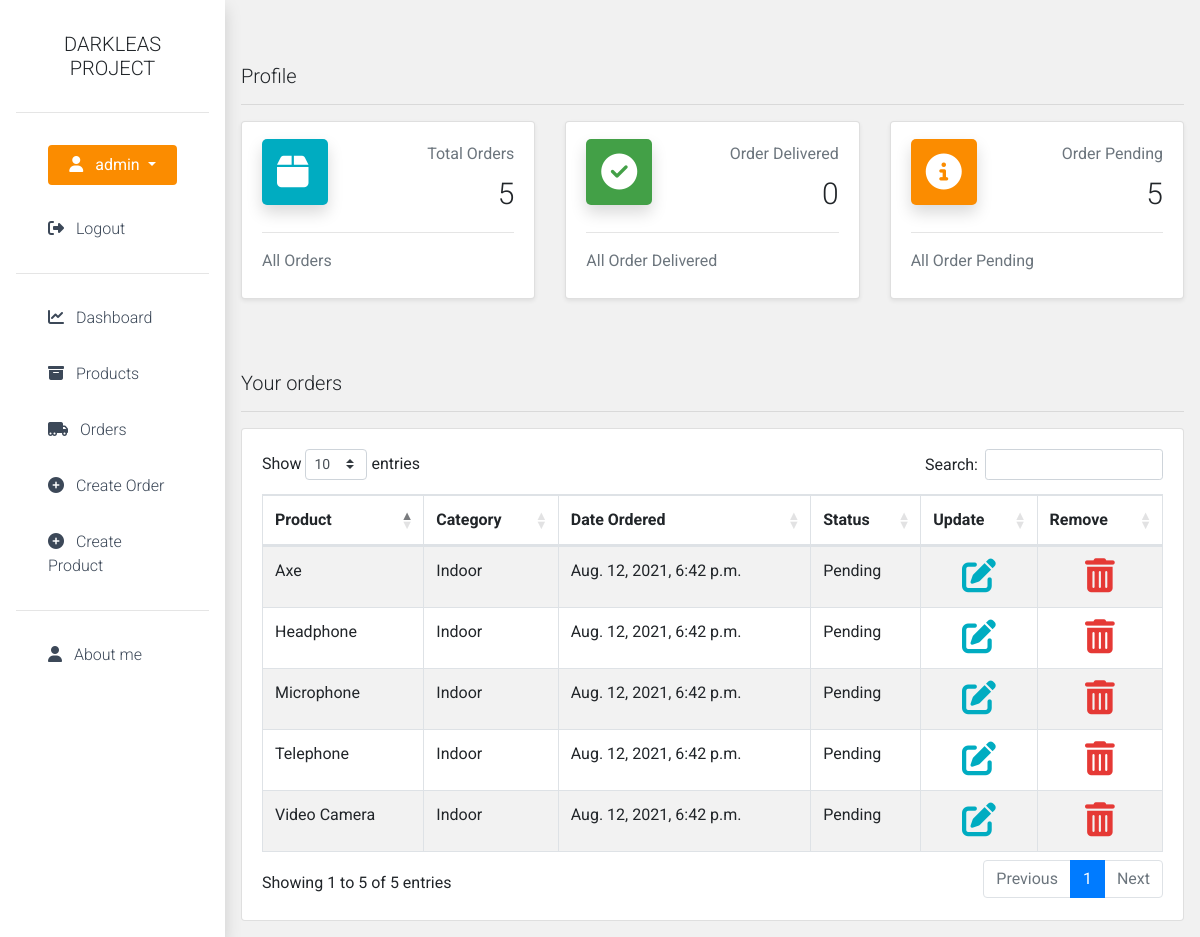
The page /user/ (signed in) on the database its author committed.
### accounts/models.py (models this page shows)
class Order(models.Model):
    STATUS = (
        ('Pending','Pending'),
        ('Out for delivery','Out for delivery'),
        ('Delivered','Delivered')
    )
    customer = models.ForeignKey(Customer, on_delete=models.SET_NULL,null=True)
    product = models.ForeignKey(Product, on_delete=models.SET_NULL,null=True)
    date_created = models.DateTimeField(auto_now_add=True,null=True)
    status = models.CharField(max_length=200,null=True,choices=STATUS)

class Product(models.Model):
    CATEGORIES = (
        ('Indoor','Indoor'),
        ('Outdoor','Outdoor')
    )
    name = models.CharField(max_length=200,null=True)
    price = models.FloatField(null=True)
    category = models.CharField(max_length=200,null=True,choices=CATEGORIES)
    description = models.CharField(max_length=200,null=True,blank=True)
    date_created = models.DateTimeField(auto_now_add=True,null=True)
    tags = models.ManyToManyField(Tag)
    def __str__(self):
        return self.name

### accounts/views.py (the view)
# urls.py: path("user/",views.userPage,name="userpage"),
def userPage(request):
    orders = request.user.customer.order_set.all()
    total_orders = orders.all().count()
    order_delivered = orders.filter(status='Delivered').count()
    order_pending = orders.filter(status='Pending').count()
    context = {'orders':orders,'total_orders':total_orders,'order_delivered':order_delivered,'order_pending':order_pending}
    return render(request,'accounts/userpage.html',context)

### accounts/templates/accounts/userpage.html (shortened to what this page needs)
{% extends 'accounts/main.html' %}
{% load static %}
{% block content %}
<div class="containers mt-5">
    <h5>Profile</h5>
    <hr>
    <div class="row mb-5">
        <div class="col-xl-4 col-lg-6 mb-4">
            <div class="card card-body shadow-sm" style="position: relative;">
                <div class="icon shadow" style="background-color: #00acc1;">
                    <i class="fas fa-box text-white"></i>
                </div>
                <p class="text-right text-muted" style="margin-bottom: 0.3rem;">Total Orders</p>
                <p class="text-right" style="font-size: 30px;font-weight: 300;">{{total_orders}}</p>
                <hr style="margin-top: 0;">
                <p class="text-left text-muted" style="margin-bottom: 0.3rem;">All Orders</p>
            </div>
        </div>
        <div class="col-xl-4 col-lg-6 mb-4">
            <div class="card card-body shadow-sm" style="position: relative;">
                <div class="icon shadow">
                    <i class="fas fa-check-circle text-white"></i>
                </div>
                <p class="text-right text-muted" style="margin-bottom: 0.3rem;">Order Delivered</p>
                <p class="text-right" style="font-size: 30px;font-weight: 300;">{{order_delivered}}</p>
                <hr style="margin-top: 0;">
                <p class="text-left text-muted" style="margin-bottom: 0.3rem;">All Order Delivered</p>
            </div>
        </div>
        <div class="col-xl-4 col-lg-6 mb-4">
            <div class="card card-body shadow-sm" style="position: relative;">
                <div class="icon shadow" style="background-color:#fb8c00;">
                    <i class="fas fa-info-circle text-white"></i>
                </div>
                <p class="text-right text-muted" style="margin-bottom: 0.3rem;">Order Pending</p>
                <p class="text-right" style="font-size: 30px;font-weight: 300;">{{order_pending}}</p>
                <hr style="margin-top: 0;">
                <p class="text-left text-muted" style="margin-bottom: 0.3rem;">All Order Pending</p>
            </div>
        </div>
    </div>
    <h5>Your orders</h5>
    <hr>
    <div class="card card-body table-responsive">
        <table id="example" class="table table-striped table-bordered" style="width:100%">
            <thead>
                <tr>
                    <th>Product</th>
                    <th>Category</th>
                    <th>Date Ordered</th>
                    <th>Status</th>
                    <th>Update</th>
                    <th>Remove</th>
                </tr>
            </thead>
            <tbody>
                {% for i in orders %}
                <tr>
                    <td>{{i.product}}</td>
                    <td>{{i.product.category}}</td>
                    <td>{{i.date_created}}</td>
                    <td>{{i.status}}</td>
                    <td class="text-center"><a href="{% url 'update_order' i.id %}">           <i class="fas fa-edit"style="color: #00acc1;font-size: 34px;"></i>                      </a></td>
                    <td class="text-center"><a href="{% url 'delete_order' i.id %}">            <i class="fas fa-trash-alt"style="color: #e53935;font-size: 34px;"></i>                      </a></td>
                </tr>
               {% endfor %}
            </tbody>
        </table>
    </div>
</div>
{% endblock content %}

### accounts/templates/accounts/navbar.html (shortened to what this page needs)
{% load static %}
<link rel="stylesheet" href="{% static 'css/main.css' %}">
<div class="side-bar shadow p-3">
  <h5 class="text-center p-3"><span style="font-weight: 300;">DARKLEAS PROJECT</span></h5>
  <hr>
  {% if request.user.is_authenticated %}
  <div class="dropdown show sidebar-link">
    <a class="btn btn-yellow dropdown-toggle" style="color:White!important;background-color: #fb8c00;" href="#" role="button" id="dropdownMenuLink" data-toggle="dropdown" aria-haspopup="true" aria-expanded="false">
      <i class="fas fa-user mr-2"></i> {{request.user.username}}
    </a>
  </div>
    <a href="/logout/" class="sidebar-link"><i class="fas fa-sign-out-alt mr-2"></i> Logout</a>
  {% else %}
    <a href="/login/" class="sidebar-link"><i class="fas fa-sign-in-alt mr-2"></i> Login</a>
    <a href="/register/" class="sidebar-link"><i class="fas fa-user-plus mr-2"></i> Register</a>
  {% endif %}
  <hr>
  <a href="/" class="sidebar-link"><i class="fas fa-chart-line mr-2"></i>  Dashboard</a>
  <a href="/products/" class="sidebar-link"><i class="fas fa-archive mr-2"></i>  Products</a>
  <a href="/orders/" class="sidebar-link"><i class="fas fa-truck-moving mr-2"></i>  Orders</a>
  <a href="/create_order/" class="sidebar-link"><i class="fas fa-plus-circle mr-2"></i> Create Order</a>
  <a href="/create_product/" class="sidebar-link"><i class="fas fa-plus-circle mr-2"></i> Create Product</a>
  <hr></hr>
  <a target="_blank" href="http://darkleas.com/" class="sidebar-link"><i class="fas fa-user mr-2"></i> About me</a>
</div>

### static/css/main.css (style rules this page uses)
* { font-family: Roboto,Helvetica,Arial,sans-serif; }
.side-bar { z-index: 5000; position: fixed; width: 300px; height: 100%; background-color: white; }
.btn-yellow { width: 100%; transition: all 0.2s ease-in-out; background-color: #fb8c00; border: 2px solid #fb8c00; color:white!important; }
.icon { top: 17px; left: 20px; position: absolute; height: 86px; border-radius: 5px; width: 86px; padding: 25px; background-color: #43a047; }
.icon i { font-size: 36px; }
.sidebar-link { font-weight: 300; margin: 2rem; color: #3c4858!important; transition: all 0.2s; text-align: left; text-decoration: none; display: block; }
.containers { max-width: 1600px; margin-left: 300px; }
@media only screen and (max-width: 1376px) { .side-bar { width: 225px; } }
@media only screen and (max-width: 1376px) { .containers { max-width: 1600px; margin-left: 225px; } }
@media only screen and (max-width: 1400px) { .icon { width: 66px!important; height: 66px!important; padding: 15px!important; } }

### accounts/templates/accounts/main.html (style rules this page uses)
body { background-color: #f1f1f1; }
h5 { font-weight: 300!important; }

### rows shown on the page
Order: product "Video Camera", product.category "Indoor", date_created "Aug. 12, 2021, 6:42 p.m.", status "Pending"
Order: product "Microphone", product.category "Indoor", date_created "Aug. 12, 2021, 6:42 p.m.", status "Pending"
Order: product "Axe", product.category "Indoor", date_created "Aug. 12, 2021, 6:42 p.m.", status "Pending"
Order: product "Telephone", product.category "Indoor", date_created "Aug. 12, 2021, 6:42 p.m.", status "Pending"
Order: product "Headphone", product.category "Indoor", date_created "Aug. 12, 2021, 6:42 p.m.", status "Pending"

### other values the page prints
{{ request.user.username }} "admin"
{{ total_orders }} "5"
{{ order_delivered }} "0"
{{ order_pending }} "5"
